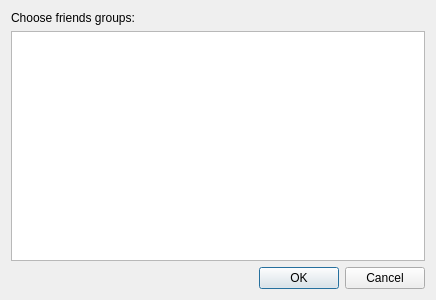
<?xml version="1.0" encoding="UTF-8"?>
<ui version="4.0">
 <class>SelectGroupsDialog</class>
 <widget class="QDialog" name="SelectGroupsDialog">
  <property name="geometry">
   <rect>
    <x>0</x>
    <y>0</y>
    <width>436</width>
    <height>300</height>
   </rect>
  </property>
  <property name="windowTitle">
   <string/>
  </property>
  <layout class="QGridLayout" name="gridLayout">
   <item row="0" column="0">
    <widget class="QLabel" name="label">
     <property name="text">
      <string>Choose friends groups:</string>
     </property>
    </widget>
   </item>
   <item row="1" column="0">
    <widget class="QTreeView" name="Groups_">
     <property name="rootIsDecorated">
      <bool>false</bool>
     </property>
    </widget>
   </item>
   <item row="2" column="0">
    <widget class="QDialogButtonBox" name="buttonBox">
     <property name="orientation">
      <enum>Qt::Horizontal</enum>
     </property>
     <property name="standardButtons">
      <set>QDialogButtonBox::Cancel|QDialogButtonBox::Ok</set>
     </property>
    </widget>
   </item>
  </layout>
 </widget>
 <resources/>
 <connections>
  <connection>
   <sender>buttonBox</sender>
   <signal>accepted()</signal>
   <receiver>SelectGroupsDialog</receiver>
   <slot>accept()</slot>
   <hints>
    <hint type="sourcelabel">
     <x>248</x>
     <y>254</y>
    </hint>
    <hint type="destinationlabel">
     <x>157</x>
     <y>274</y>
    </hint>
   </hints>
  </connection>
  <connection>
   <sender>buttonBox</sender>
   <signal>rejected()</signal>
   <receiver>SelectGroupsDialog</receiver>
   <slot>reject()</slot>
   <hints>
    <hint type="sourcelabel">
     <x>316</x>
     <y>260</y>
    </hint>
    <hint type="destinationlabel">
     <x>286</x>
     <y>274</y>
    </hint>
   </hints>
  </connection>
 </connections>
</ui>
